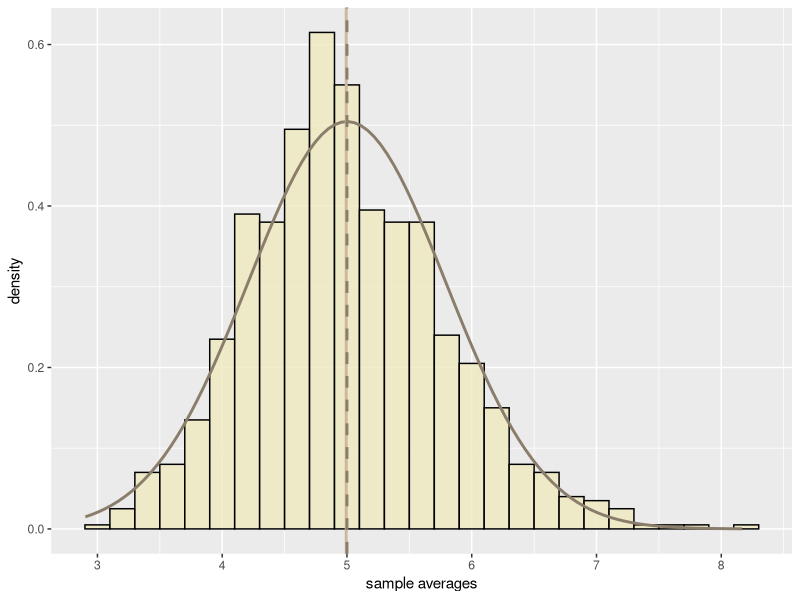

This figure's R source:
## ---- chunk 1
knitr::opts_chunk$set(echo = FALSE)
library(ggplot2)
## ---- chunk 2
lambda <- 0.2 #Set rate to 0.2
sampleSize <- 40 #Set sample size to 40
set.seed(307) #Set seed for reproducibility

mns = NULL #Initiate variable to store the outcome of the simulations
for (i in 1 : 1000) mns = c(mns, mean(rexp(sampleSize,lambda)))

ggplot(data.frame(mns), aes(x=mns)) +
geom_histogram(aes(y=..density..), binwidth=0.2, fill='lemonchiffon2',
color="black", alpha = .8) +
labs(x="sample averages") +
stat_function(fun=dnorm, args=list(mean=5, sd=sqrt(0.625)),
aes(color = "normal distribution"), color = "bisque4", size = 1,  show.legend = FALSE) + 
geom_vline(aes(xintercept = mean(mns), color = 'sample mean'), size = 1, color = 'bisque3') +
geom_vline(aes(xintercept = 5, color = 'theoretical mean'), size = 1, linetype = 'dashed', color = 'bisque4')
